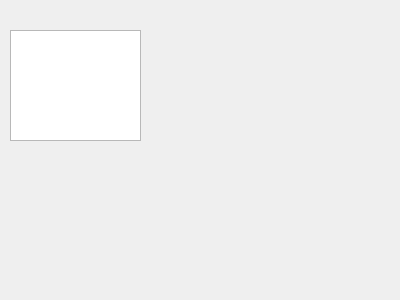
<?xml version="1.0" encoding="UTF-8"?>
<ui version="4.0">
 <class>GetRecordsTabWidget</class>
 <widget class="QWidget" name="GetRecordsTabWidget">
  <property name="geometry">
   <rect>
    <x>0</x>
    <y>0</y>
    <width>400</width>
    <height>300</height>
   </rect>
  </property>
  <property name="windowTitle">
   <string>Form</string>
  </property>
  <widget class="QListWidget" name="TablesNamesListWidget">
   <property name="geometry">
    <rect>
     <x>10</x>
     <y>30</y>
     <width>131</width>
     <height>111</height>
    </rect>
   </property>
  </widget>
 </widget>
 <resources/>
 <connections/>
</ui>
